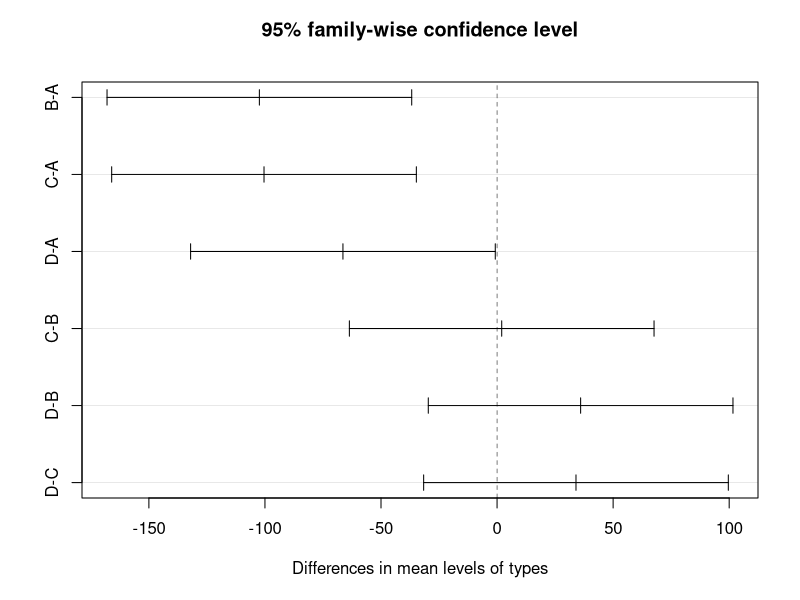
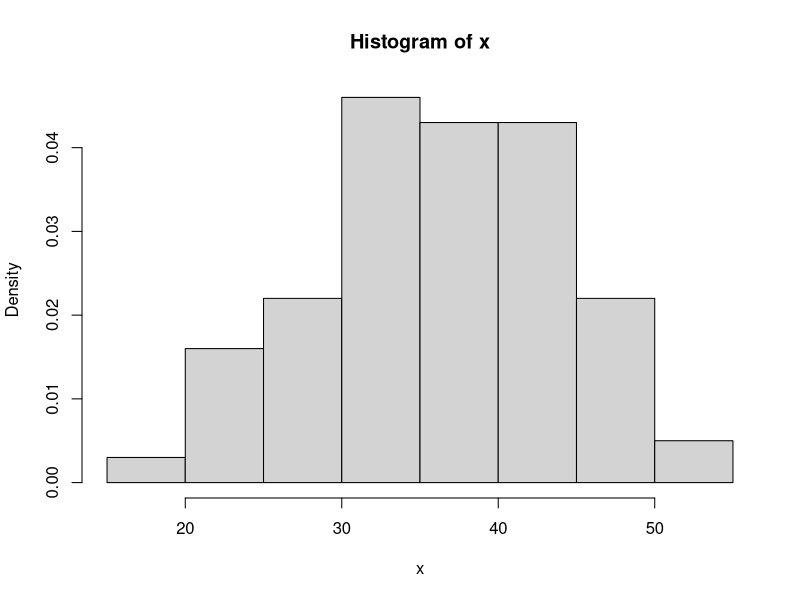

The R source for these figures, in order:
library(MASS)
library(TeachingDemos)
library(lattice)
library(car)

can_reject <- function(pvalue, alpha) {
  if(pvalue <= alpha) {
    message("Odrzucamy H0, ponieważ ", pvalue, " ≤ ", alpha)
  } else {
    message("Nie ma podstaw do odrzucenia H0, ponieważ ", 
            pvalue, " > ", alpha)
  }
}


# kol1
# 1
data = c(20.4, 24.2, 18.6, 19.6, 23.0, 21.8)
sigma.test(data, conf.level = .95)

# 2
data = rep(c(5, 15, 25), c(7, 15, 3))
sqrt(sigma.test(data, conf.level = 0.95)$conf)
result = t.test(data, mu = 13, alternative = "greater")$p.value
can_reject(result, 0.05)

# 3
data = c(16,28,32,14,10)
alpha = .1

sum(data)/5 # można korzystać z testu
result = chisq.test(data)$p.value

can_reject(result, alpha)
# nie jest z równomiernego

# 4
data = c(1.017, 1.021, 10.015, 1.019, 1.022, 1.019)
alpha = 0.01
result = sigma.test(data, conf.level = 1-alpha, alt="greater", sigmasq=0.001)
can_reject(result$p.value, alpha)
# nie ma podstaw do odrzucenia H0 - wariancja jest równa 

alpha = 0.05
sigma.test(data, conf.level=1-alpha)

# kol2
# 1
set.seed(111)
lambda = 1/4
N = 27
x = rexp(N, lambda)
fit = fitdistr(x, "exponential")
fit$estimate
(pexp(7, fit$estimate, lower.tail = FALSE))

# 2
# Sprawdzamy, czy możemy skorzystać z prop.test():
(all(c(97, 250-97) > 5))
prop.test(97, 250, conf.level=0.99)

# 3
barley$yield
barley$site
alpha = 0.05
x = barley$yield[barley$site == "Waseca"]
result = t.test(x, mu=50, conf.level=1-alpha, alternative="less")
can_reject(result$p.value, alpha)
# H0 mu=50

# 4
alpha = 0.05
x = cats$Bwt
x1 = x[cats$Sex == "M"]
x2 = x[cats$Sex == "F"]
result = var.test(x1, x2, alternative = "two.sided")
can_reject(result$p.value, alpha)
# są różne

# 5
alpha = 0.05
x = c(-0.89, -0.13, -0.05, 1.18, 0.25)
result = ks.test(x, "pt", df=30)
can_reject(result$p.value, alpha)

# 6
times = c(163, 205, 197, 286, 172,
           87, 106, 101, 94, 123,
           82, 153, 87, 103, 96,
           104, 136, 98, 207, 146)
types = as.factor(rep(c("A", "B", "C", "D"), rep(5, 4)))
alpha = 0.05

simplify2array(tapply(
  times, 
  types, 
  function(x) { shapiro.test(x)[1:2] }))
# są normalne

(test_result <- leveneTest(times, types, center = mean))
model <- lm(times ~ types)
summary(model)
(tukey <- TukeyHSD(aov(model)))
plot(tukey)



# kol3
# 1
set.seed(123)
N <- 25
lambda <- 6
X <- rexp(N, lambda)
(fit <- fitdistr(X, "exponential"))
(qexp(0.9, fit$estimate))

# 2
x = crabs$CW
mean(x)
var(x)
median(x)
quantile(x, 0.8)

hist_data <- hist(x, freq = FALSE)
(test_result <- shapiro.test(X))
pvalue <- test_result$p.value
can_reject(pvalue, 0.05)
sqrt(sigma.test(x, conf.level=0.95)$conf.int)

# 3
# 4
# 5

# kol4
